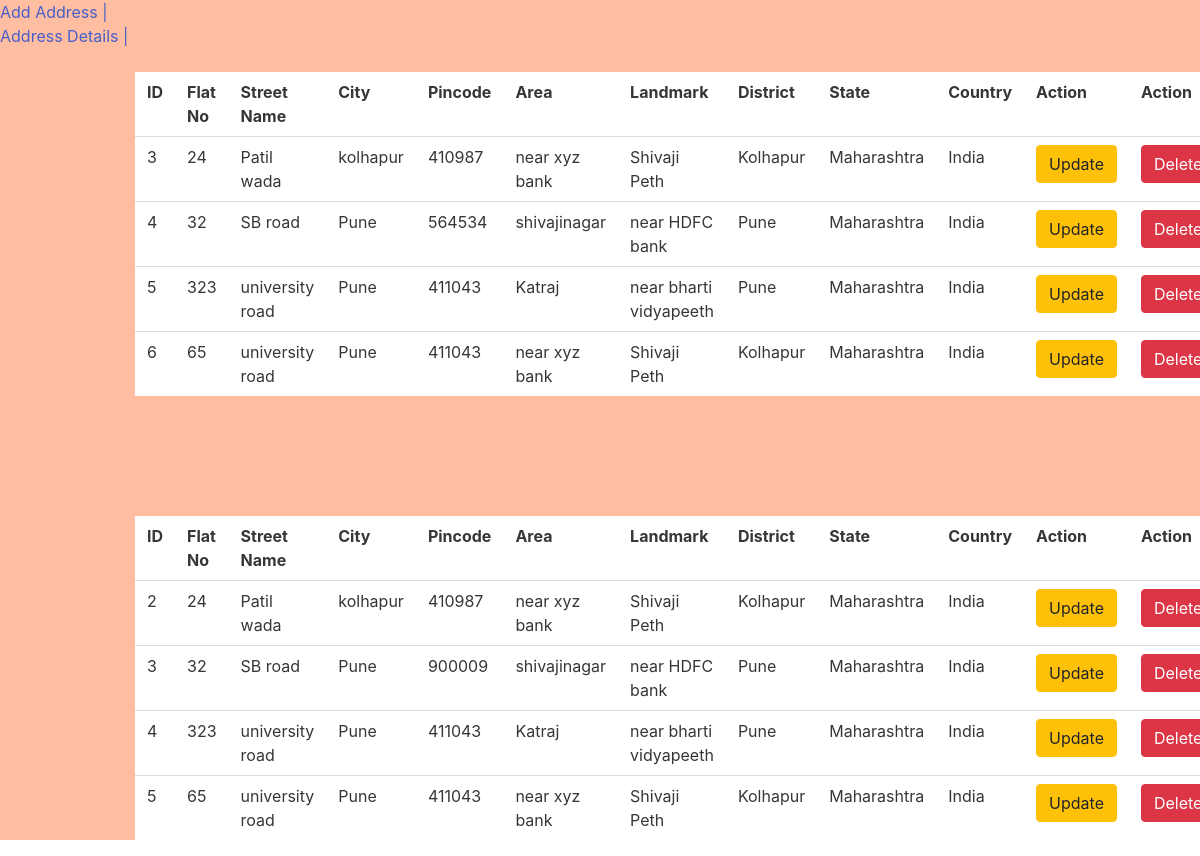
Screenshot of /fa/showAddress/ with the database file from the repository.
### AddressApp/models.py (models this page shows, shortened)
class PermanentAddress(models.Model):
    flat_no = models.IntegerField()
    street_name = models.CharField(max_length=100)
    city = models.CharField(max_length=100)
    pincode = models.IntegerField()
    area = models.CharField(max_length=100)
    landmark = models.CharField(max_length=100)
    district = models.CharField(max_length=100)
    state = models.CharField(max_length=100)
    country = models.CharField(max_length=100)

class CurrentAddress(models.Model):
    Cflat_no = models.IntegerField()
    Cstreet_name = models.CharField(max_length=100)
    Ccity = models.CharField(max_length=100)
    Cpincode = models.IntegerField()
    Carea = models.CharField(max_length=100)
    Clandmark = models.CharField(max_length=100)
    Cdistrict = models.CharField(max_length=100)
    Cstate = models.CharField(max_length=100)
    Ccountry = models.CharField(max_length=100)

### AddressApp/views.py (the view)
# urls.py: path('showAddress/',views.ShowAddress,name='show'),
def ShowAddress(request):
    paddr = PermanentAddress.objects.all()
    caddr = CurrentAddress.objects.all()
    template_name = 'AddressApp/showAddress.html'
    context = {'paddr': paddr, 'caddr':caddr}
    return render(request, template_name, context)

### templates/AddressApp/showAddress.html (shortened to what this page needs)
{% extends 'layout.html' %}
{% block content %}
<div class="container" >
    <table class="table table-dark">
        <tr>
            <th>ID</th>
            <th>Flat No</th>
            <th>Street Name</th>
            <th>City</th>
            <th>Pincode</th>
            <th>Area</th>
            <th>Landmark</th>
            <th>District</th>
            <th>State</th>
            <th>Country</th>
            <th>Action</th>
            <th>Action</th>
        </tr>
        {% for x in paddr %}
            <tr>
                <td>{{x.id}}</td>
                <td>{{x.flat_no}}</td>
                <td>{{x.street_name}}</td>
                <td>{{x.city}}</td>
                <td>{{x.pincode}}</td>
                <td>{{x.area}}</td>
                <td>{{x.landmark}}</td>
                <td>{{x.district}}</td>
                <td>{{x.state}}</td>
                <td>{{x.country}}</td>
                <td><a href="{% url 'update' x.id %}"><button class="btn btn-warning">Update</button></a></td>
                <td><a href="{% url 'delete' x.id %}"><button class="btn btn-danger">Delete</button></a></td>
            </tr>
        {% endfor %}
    </table>
    <br><br><br><br>
    <table class="table table-dark">
        <tr>
            <th>ID</th>
            <th>Flat No</th>
            <th>Street Name</th>
            <th>City</th>
            <th>Pincode</th>
            <th>Area</th>
            <th>Landmark</th>
            <th>District</th>
            <th>State</th>
            <th>Country</th>
            <th>Action</th>
            <th>Action</th>
        </tr>
        {% for x in caddr %}
            <tr>
                <td>{{x.id}}</td>
                <td>{{x.Cflat_no}}</td>
                <td>{{x.Cstreet_name}}</td>
                <td>{{x.Ccity}}</td>
                <td>{{x.Cpincode}}</td>
                <td>{{x.Carea}}</td>
                <td>{{x.Clandmark}}</td>
                <td>{{x.Cdistrict}}</td>
                <td>{{x.Cstate}}</td>
                <td>{{x.Ccountry}}</td>
                <td><a href="{% url 'update' x.id %}"><button class="btn btn-warning">Update</button></a></td>
                <td><a href="{% url 'delete' x.id %}"><button class="btn btn-danger">Delete</button></a></td>
            </tr>
        {% endfor %}
    </table>
</div>
{% endblock %}

### templates/layout.html (shortened to what this page needs)
<!DOCTYPE html>
{% load static %}
<html lang="en">
<head>
    <link rel="stylesheet" href="https://cdn.jsdelivr.net/npm/bootstrap@4.6.1/dist/css/bootstrap.min.css">
    <link rel="stylesheet" href="{% static 'loan_calculator.css' %}">
    <link rel="stylesheet"
      href="https://cdnjs.cloudflare.com/ajax/libs/bulma/0.7.2/css/bulma.min.css"/>
</head>
<body>
<div class="third">
    <ul class="mynavbar">
        <li><a  href="{% url 'Address' %}">Add Address |</a></li>
        <li><a  href="{% url 'show' %}">Address Details |</a></li>
    </ul>
    <br>
    {% block content %}{% endblock %}
</div>
</body>
</html>

### static/loan_calculator.css (style rules this page uses)
body { margin:0; padding:0; box-sizing:border-box; background-color:#ffbda2; }

### rows the page displays
PermanentAddress: id "3", flat_no "24", street_name "Patil wada", city "kolhapur", pincode "410987", area "near xyz bank", landmark "Shivaji Peth", district "Kolhapur", state "Maharashtra", country "India"
PermanentAddress: id "4", flat_no "32", street_name "SB road", city "Pune", pincode "564534", area "shivajinagar", landmark "near HDFC bank", district "Pune", state "Maharashtra", country "India"
PermanentAddress: id "5", flat_no "323", street_name "university road", city "Pune", pincode "411043", area "Katraj", landmark "near bharti vidyapeeth", district "Pune", state "Maharashtra", country "India"
PermanentAddress: id "6", flat_no "65", street_name "university road", city "Pune", pincode "411043", area "near xyz bank", landmark "Shivaji Peth", district "Kolhapur", state "Maharashtra", country "India"
CurrentAddress: id "2", Cflat_no "24", Cstreet_name "Patil wada", Ccity "kolhapur", Cpincode "410987", Carea "near xyz bank", Clandmark "Shivaji Peth", Cdistrict "Kolhapur", Cstate "Maharashtra", Ccountry "India"
CurrentAddress: id "3", Cflat_no "32", Cstreet_name "SB road", Ccity "Pune", Cpincode "900009", Carea "shivajinagar", Clandmark "near HDFC bank", Cdistrict "Pune", Cstate "Maharashtra", Ccountry "India"
CurrentAddress: id "4", Cflat_no "323", Cstreet_name "university road", Ccity "Pune", Cpincode "411043", Carea "Katraj", Clandmark "near bharti vidyapeeth", Cdistrict "Pune", Cstate "Maharashtra", Ccountry "India"
CurrentAddress: id "5", Cflat_no "65", Cstreet_name "university road", Ccity "Pune", Cpincode "411043", Carea "near xyz bank", Clandmark "Shivaji Peth", Cdistrict "Kolhapur", Cstate "Maharashtra", Ccountry "India"
